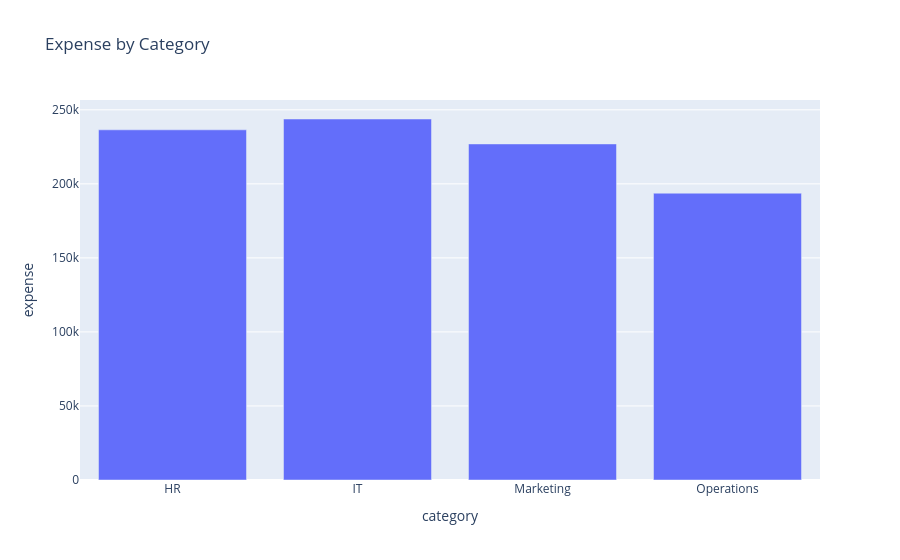

This figure's notebook cell:
### Markdown cell above
## Category-wise Expense

### Code cell
cat_exp = df.groupby("category")["expense"].sum().reset_index()

px.bar(cat_exp, x="category", y="expense",
       title="Expense by Category")

### Figure 1 — Plotly figure (JSON) as saved in the notebook; plotly's stock layout.template omitted (floating-point values rounded to 4 significant figures)
{"data": [{"hovertemplate": "category=%{x}<br>expense=%{y}<extra></extra>", "legendgroup": "", "marker": {"color": "#636efa", "pattern": {"shape": ""}}, "name": "", "orientation": "v", "showlegend": false, "textposition": "auto", "type": "bar", "x": ["HR", "IT", "Marketing", "Operations"], "xaxis": "x", "y": [236500.0, 243800.0, 227000.0, 193700.0], "yaxis": "y"}], "layout": {"barmode": "relative", "legend": {"tracegroupgap": 0}, "title": {"text": "Expense by Category"}, "xaxis": {"anchor": "y", "domain": [0, 1], "title": {"text": "category"}}, "yaxis": {"anchor": "x", "domain": [0, 1], "title": {"text": "expense"}}}}
